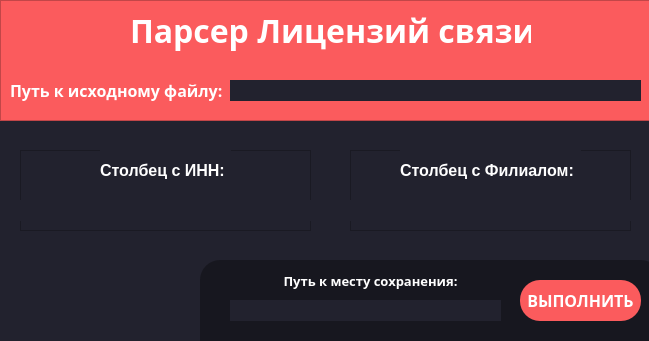
<?xml version="1.0" encoding="UTF-8"?>
<ui version="4.0">
 <class>MainWindow</class>
 <widget class="QMainWindow" name="MainWindow">
  <property name="geometry">
   <rect>
    <x>0</x>
    <y>0</y>
    <width>649</width>
    <height>341</height>
   </rect>
  </property>
  <property name="palette">
   <palette>
    <active>
     <colorrole role="WindowText">
      <brush brushstyle="SolidPattern">
       <color alpha="255">
        <red>255</red>
        <green>255</green>
        <blue>255</blue>
       </color>
      </brush>
     </colorrole>
     <colorrole role="Text">
      <brush brushstyle="SolidPattern">
       <color alpha="255">
        <red>255</red>
        <green>255</green>
        <blue>255</blue>
       </color>
      </brush>
     </colorrole>
     <colorrole role="ButtonText">
      <brush brushstyle="SolidPattern">
       <color alpha="255">
        <red>255</red>
        <green>255</green>
        <blue>255</blue>
       </color>
      </brush>
     </colorrole>
     <colorrole role="Base">
      <brush brushstyle="SolidPattern">
       <color alpha="255">
        <red>34</red>
        <green>34</green>
        <blue>46</blue>
       </color>
      </brush>
     </colorrole>
     <colorrole role="ToolTipText">
      <brush brushstyle="SolidPattern">
       <color alpha="255">
        <red>255</red>
        <green>255</green>
        <blue>255</blue>
       </color>
      </brush>
     </colorrole>
     <colorrole role="PlaceholderText">
      <brush brushstyle="NoBrush">
       <color alpha="128">
        <red>255</red>
        <green>255</green>
        <blue>255</blue>
       </color>
      </brush>
     </colorrole>
    </active>
    <inactive>
     <colorrole role="WindowText">
      <brush brushstyle="SolidPattern">
       <color alpha="255">
        <red>255</red>
        <green>255</green>
        <blue>255</blue>
       </color>
      </brush>
     </colorrole>
     <colorrole role="Text">
      <brush brushstyle="SolidPattern">
       <color alpha="255">
        <red>255</red>
        <green>255</green>
        <blue>255</blue>
       </color>
      </brush>
     </colorrole>
     <colorrole role="ButtonText">
      <brush brushstyle="SolidPattern">
       <color alpha="255">
        <red>255</red>
        <green>255</green>
        <blue>255</blue>
       </color>
      </brush>
     </colorrole>
     <colorrole role="Base">
      <brush brushstyle="SolidPattern">
       <color alpha="255">
        <red>34</red>
        <green>34</green>
        <blue>46</blue>
       </color>
      </brush>
     </colorrole>
     <colorrole role="ToolTipText">
      <brush brushstyle="SolidPattern">
       <color alpha="255">
        <red>255</red>
        <green>255</green>
        <blue>255</blue>
       </color>
      </brush>
     </colorrole>
     <colorrole role="PlaceholderText">
      <brush brushstyle="NoBrush">
       <color alpha="128">
        <red>255</red>
        <green>255</green>
        <blue>255</blue>
       </color>
      </brush>
     </colorrole>
    </inactive>
    <disabled>
     <colorrole role="WindowText">
      <brush brushstyle="SolidPattern">
       <color alpha="255">
        <red>120</red>
        <green>120</green>
        <blue>120</blue>
       </color>
      </brush>
     </colorrole>
     <colorrole role="Text">
      <brush brushstyle="SolidPattern">
       <color alpha="255">
        <red>120</red>
        <green>120</green>
        <blue>120</blue>
       </color>
      </brush>
     </colorrole>
     <colorrole role="ButtonText">
      <brush brushstyle="SolidPattern">
       <color alpha="255">
        <red>120</red>
        <green>120</green>
        <blue>120</blue>
       </color>
      </brush>
     </colorrole>
     <colorrole role="Base">
      <brush brushstyle="SolidPattern">
       <color alpha="255">
        <red>240</red>
        <green>240</green>
        <blue>240</blue>
       </color>
      </brush>
     </colorrole>
     <colorrole role="ToolTipText">
      <brush brushstyle="SolidPattern">
       <color alpha="255">
        <red>255</red>
        <green>255</green>
        <blue>255</blue>
       </color>
      </brush>
     </colorrole>
     <colorrole role="PlaceholderText">
      <brush brushstyle="NoBrush">
       <color alpha="128">
        <red>255</red>
        <green>255</green>
        <blue>255</blue>
       </color>
      </brush>
     </colorrole>
    </disabled>
   </palette>
  </property>
  <property name="windowTitle">
   <string>MainWindow</string>
  </property>
  <widget class="QWidget" name="centralwidget">
   <property name="styleSheet">
    <string notr="true">background-color: #22222e</string>
   </property>
   <widget class="QFrame" name="topframe">
    <property name="geometry">
     <rect>
      <x>0</x>
      <y>0</y>
      <width>651</width>
      <height>121</height>
     </rect>
    </property>
    <property name="styleSheet">
     <string notr="true">background-color: #fb5b5d</string>
    </property>
    <property name="frameShape">
     <enum>QFrame::StyledPanel</enum>
    </property>
    <property name="frameShadow">
     <enum>QFrame::Raised</enum>
    </property>
    <widget class="QLabel" name="LabelWay">
     <property name="geometry">
      <rect>
       <x>10</x>
       <y>80</y>
       <width>221</width>
       <height>21</height>
      </rect>
     </property>
     <property name="font">
      <font>
       <family>Montserrat</family>
       <pointsize>12</pointsize>
       <weight>75</weight>
       <bold>true</bold>
      </font>
     </property>
     <property name="styleSheet">
      <string notr="true">color: white</string>
     </property>
     <property name="text">
      <string>Путь к исходному файлу:</string>
     </property>
    </widget>
    <widget class="QLineEdit" name="WayLineEdit">
     <property name="geometry">
      <rect>
       <x>230</x>
       <y>80</y>
       <width>411</width>
       <height>21</height>
      </rect>
     </property>
     <property name="font">
      <font>
       <family>Montserrat</family>
       <pointsize>12</pointsize>
       <weight>75</weight>
       <bold>true</bold>
      </font>
     </property>
     <property name="styleSheet">
      <string notr="true">background-color: #22222e;
border: 0px;
color: white</string>
     </property>
     <property name="text">
      <string/>
     </property>
    </widget>
    <widget class="QLabel" name="LabelName">
     <property name="geometry">
      <rect>
       <x>130</x>
       <y>10</y>
       <width>401</width>
       <height>41</height>
      </rect>
     </property>
     <property name="font">
      <font>
       <family>Montserrat</family>
       <pointsize>24</pointsize>
       <weight>75</weight>
       <bold>true</bold>
      </font>
     </property>
     <property name="styleSheet">
      <string notr="true">color: white</string>
     </property>
     <property name="text">
      <string>Парсер Лицензий связи</string>
     </property>
    </widget>
   </widget>
   <widget class="QFrame" name="innframe">
    <property name="geometry">
     <rect>
      <x>20</x>
      <y>150</y>
      <width>291</width>
      <height>81</height>
     </rect>
    </property>
    <property name="frameShape">
     <enum>QFrame::StyledPanel</enum>
    </property>
    <property name="frameShadow">
     <enum>QFrame::Raised</enum>
    </property>
    <widget class="QLineEdit" name="InnLineEdit">
     <property name="geometry">
      <rect>
       <x>0</x>
       <y>50</y>
       <width>291</width>
       <height>21</height>
      </rect>
     </property>
     <property name="font">
      <font>
       <family>MS Shell Dlg 2</family>
       <pointsize>10</pointsize>
       <weight>75</weight>
       <bold>true</bold>
      </font>
     </property>
     <property name="styleSheet">
      <string notr="true">background-color: #22222e;border: 5px;color: white</string>
     </property>
     <property name="text">
      <string/>
     </property>
     <property name="alignment">
      <set>Qt::AlignCenter</set>
     </property>
    </widget>
    <widget class="QLabel" name="LabelInn">
     <property name="geometry">
      <rect>
       <x>80</x>
       <y>0</y>
       <width>131</width>
       <height>41</height>
      </rect>
     </property>
     <property name="font">
      <font>
       <family>MS Shell Dlg 2</family>
       <pointsize>12</pointsize>
       <weight>75</weight>
       <bold>true</bold>
      </font>
     </property>
     <property name="styleSheet">
      <string notr="true">color: white</string>
     </property>
     <property name="text">
      <string>Столбец с ИНН:</string>
     </property>
    </widget>
   </widget>
   <widget class="QFrame" name="filialframe">
    <property name="geometry">
     <rect>
      <x>350</x>
      <y>150</y>
      <width>281</width>
      <height>81</height>
     </rect>
    </property>
    <property name="frameShape">
     <enum>QFrame::StyledPanel</enum>
    </property>
    <property name="frameShadow">
     <enum>QFrame::Raised</enum>
    </property>
    <widget class="QLineEdit" name="FilialLineEdit">
     <property name="geometry">
      <rect>
       <x>0</x>
       <y>50</y>
       <width>281</width>
       <height>21</height>
      </rect>
     </property>
     <property name="font">
      <font>
       <family>MS Shell Dlg 2</family>
       <pointsize>10</pointsize>
       <weight>75</weight>
       <bold>true</bold>
      </font>
     </property>
     <property name="styleSheet">
      <string notr="true">background-color: #22222e;border: 5px;color: white</string>
     </property>
     <property name="text">
      <string/>
     </property>
     <property name="alignment">
      <set>Qt::AlignCenter</set>
     </property>
    </widget>
    <widget class="QLabel" name="LabelFilial">
     <property name="geometry">
      <rect>
       <x>50</x>
       <y>0</y>
       <width>181</width>
       <height>41</height>
      </rect>
     </property>
     <property name="font">
      <font>
       <family>MS Shell Dlg 2</family>
       <pointsize>12</pointsize>
       <weight>75</weight>
       <bold>true</bold>
      </font>
     </property>
     <property name="styleSheet">
      <string notr="true">color: white</string>
     </property>
     <property name="text">
      <string>Столбец с Филиалом:</string>
     </property>
    </widget>
   </widget>
   <widget class="QFrame" name="bottomframe">
    <property name="geometry">
     <rect>
      <x>200</x>
      <y>260</y>
      <width>461</width>
      <height>101</height>
     </rect>
    </property>
    <property name="styleSheet">
     <string notr="true">background-color: #17171f;
border: 10px;
border-radius: 20;</string>
    </property>
    <property name="frameShape">
     <enum>QFrame::StyledPanel</enum>
    </property>
    <property name="frameShadow">
     <enum>QFrame::Raised</enum>
    </property>
    <widget class="QLabel" name="LabelSave">
     <property name="geometry">
      <rect>
       <x>20</x>
       <y>10</y>
       <width>301</width>
       <height>21</height>
      </rect>
     </property>
     <property name="font">
      <font>
       <family>Montserrat</family>
       <pointsize>10</pointsize>
       <weight>75</weight>
       <bold>true</bold>
      </font>
     </property>
     <property name="styleSheet">
      <string notr="true">color: white</string>
     </property>
     <property name="text">
      <string>Путь к месту сохранения:</string>
     </property>
     <property name="alignment">
      <set>Qt::AlignCenter</set>
     </property>
    </widget>
    <widget class="QLineEdit" name="SaveLineEdit">
     <property name="geometry">
      <rect>
       <x>30</x>
       <y>40</y>
       <width>271</width>
       <height>21</height>
      </rect>
     </property>
     <property name="font">
      <font>
       <family>Montserrat</family>
       <pointsize>10</pointsize>
       <weight>75</weight>
       <bold>true</bold>
      </font>
     </property>
     <property name="styleSheet">
      <string notr="true">background-color: #22222e;
border: 0px;
color: white</string>
     </property>
     <property name="text">
      <string/>
     </property>
     <property name="alignment">
      <set>Qt::AlignCenter</set>
     </property>
    </widget>
    <widget class="QPushButton" name="StartButton">
     <property name="geometry">
      <rect>
       <x>320</x>
       <y>20</y>
       <width>121</width>
       <height>41</height>
      </rect>
     </property>
     <property name="font">
      <font>
       <family>Montserrat</family>
       <pointsize>12</pointsize>
       <weight>75</weight>
       <bold>true</bold>
      </font>
     </property>
     <property name="styleSheet">
      <string notr="true">background-color: #fb5b5d;
color: white;
border-radius: 20;
</string>
     </property>
     <property name="text">
      <string>ВЫПОЛНИТЬ</string>
     </property>
    </widget>
   </widget>
  </widget>
 </widget>
 <resources/>
 <connections/>
</ui>
